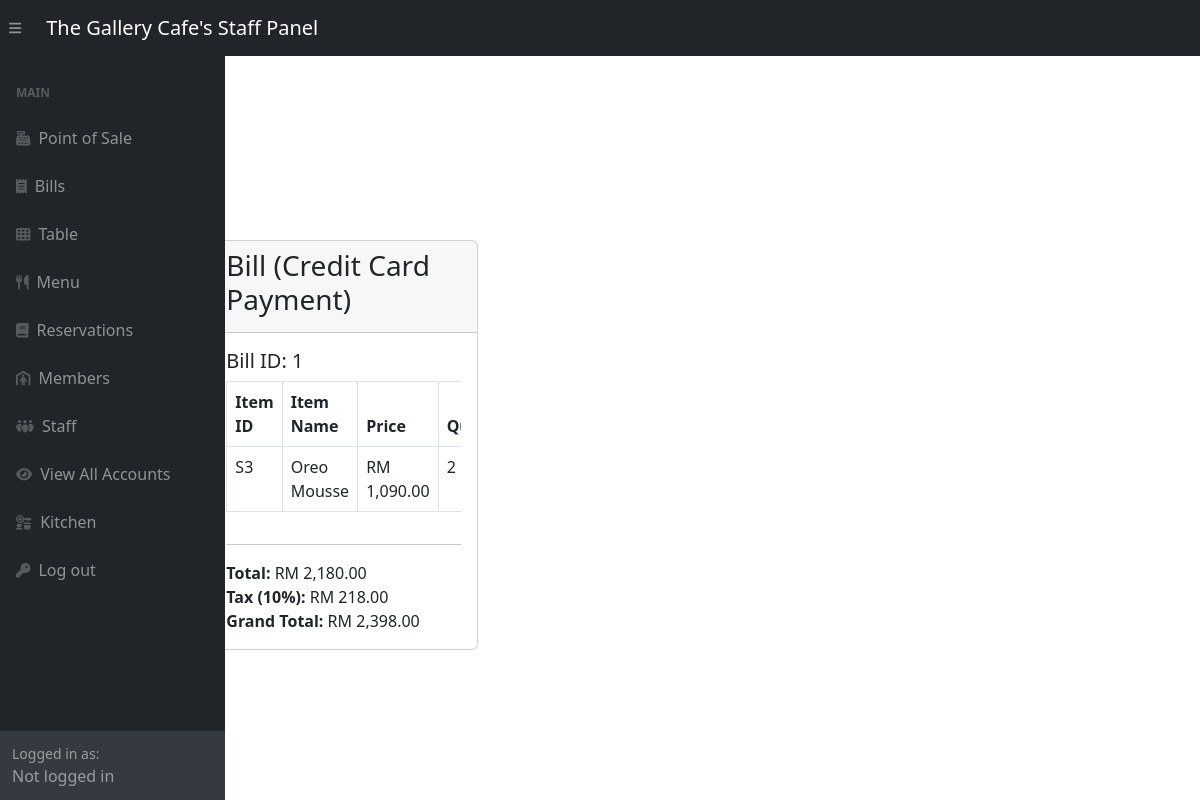
Screenshot of /adminSide/posBackend/creditCard.php?bill_id=1 with the database file from the repository.
### tables this page shows
CREATE TABLE `bill_items` (
  `bill_item_id` int(11) NOT NULL,
  `bill_id` int(11) DEFAULT NULL,
  `item_id` varchar(6) DEFAULT NULL,
  `quantity` int(11) DEFAULT NULL
);

CREATE TABLE `menu` (
  `item_id` varchar(6) NOT NULL,
  `item_name` varchar(255) DEFAULT NULL,
  `item_type` varchar(255) DEFAULT NULL,
  `item_category` varchar(255) DEFAULT NULL,
  `item_price` decimal(10,2) DEFAULT NULL,
  `item_description` varchar(255) DEFAULT NULL
);

### adminSide/posBackend/creditCard.php (the view, shortened to what this page needs)
<?php
require_once '../config.php';
include '../inc/dashHeader.php';
$bill_id = $_GET['bill_id'];
?>
<div class="container" style="margin-top: 15rem; margin-left: 4rem;">
    <div class="row justify-content-center">
        <div class="col-md-8">
            <div class="card">
                <div class="card-header">
                    <h3 class="card-title">Bill (Credit Card Payment)</h3>
                </div>
                <div class="card-body">
                    <h5>Bill ID: <?php echo $bill_id; ?></h5>
                    <div class="table-responsive">
                        <table class="table table-bordered">
                            <thead>
                                <tr>
                                    <th>Item ID</th>
                                    <th>Item Name</th>
                                    <th>Price</th>
                                    <th>Quantity</th>
                                </tr>
                            </thead>
                            <tbody>
            <?php
            $cart_query = "SELECT bi.*, m.item_name, m.item_price FROM bill_items bi
                           JOIN Menu m ON bi.item_id = m.item_id
                           WHERE bi.bill_id = '$bill_id'";
            $cart_result = mysqli_query($link, $cart_query);
            $cart_total = 0;
            $tax = 0.1;
            if ($cart_result && mysqli_num_rows($cart_result) > 0) {
                while ($cart_row = mysqli_fetch_assoc($cart_result)) {
                    $item_id = $cart_row['item_id'];
                    $item_name = $cart_row['item_name'];
                    $item_price = $cart_row['item_price'];
                    $quantity = $cart_row['quantity'];
                    $total = $item_price * $quantity;
                    $cart_total += $total;
                    echo '<tr>';
                    echo '<td>' . $item_id . '</td>';
                    echo '<td>' . $item_name . '</td>';
                    echo '<td>RM ' . number_format($item_price,2) . '</td>';
                    echo '<td>' . $quantity . '</td>';
                    echo '</tr>';
                }
            } else {
                echo '<tr><td colspan="6">No Items in Cart.</td></tr>';
            }
            ?>
        </tbody>
                        </table>
                    </div>
                    <hr>
                    <div class="text-right">
                        <?php
                        echo "<strong>Total:</strong> RM " . number_format($cart_total, 2) . "<br>";
                        echo "<strong>Tax (10%):</strong> RM " . number_format($cart_total * $tax, 2) . "<br>";
                        $GRANDTOTAL = $tax * $cart_total + $cart_total;
                        echo "<strong>Grand Total:</strong> RM " . number_format($GRANDTOTAL, 2);
                        ?>
                    </div>
                </div>
            </div>
        </div>
    </div>
</div>
<div id="card-payment" class="col-md-6 order-md-2" style="margin-top: 10rem; margin-right: 5rem;max-width: 40rem;">
    <div class="container-fluid pt-5 pl-3 pr-3">
    </div>
    </div>
<?php include '../inc/dashFooter.php'; ?>

### rows the page displays
bill_items: item "S3", item.item_name "Oreo Mousse", item.item_price "1,090.00", quantity "2"

### other values shown
$bill_id "1"
$cart_total "2,180.00"
$cart_total * $tax "218.00"
$GRANDTOTAL "2,398.00"
